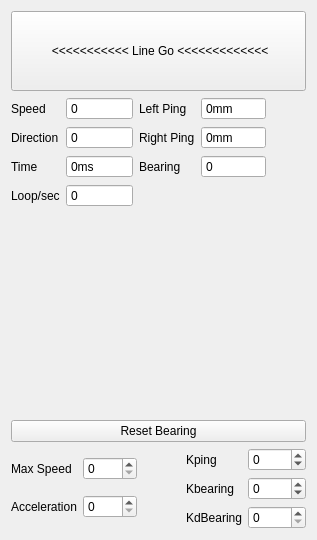
      <widget class="QWidget" name="speedpage">
       <layout class="QVBoxLayout" name="verticalLayout_5">
        <item>
         <widget class="QPushButton" name="speedgo">
          <property name="minimumSize">
           <size>
            <width>0</width>
            <height>80</height>
           </size>
          </property>
          <property name="focusPolicy">
           <enum>Qt::NoFocus</enum>
          </property>
          <property name="text">
           <string> &lt;&lt;&lt;&lt;&lt;&lt;&lt;&lt;&lt;&lt;&lt; Line Go &lt;&lt;&lt;&lt;&lt;&lt;&lt;&lt;&lt;&lt;&lt;&lt;&lt;</string>
          </property>
          <property name="checkable">
           <bool>true</bool>
          </property>
         </widget>
        </item>
        <item>
         <layout class="QHBoxLayout" name="horizontalLayout_6">
          <item>
           <layout class="QGridLayout" name="gridLayout_4">
            <item row="0" column="0">
             <widget class="QLabel" name="label1">
              <property name="text">
               <string>Speed</string>
              </property>
             </widget>
            </item>
            <item row="1" column="1">
             <widget class="QSpinBox" name="speeddir">
              <property name="buttonSymbols">
               <enum>QAbstractSpinBox::NoButtons</enum>
              </property>
              <property name="minimum">
               <number>-999</number>
              </property>
              <property name="maximum">
               <number>999</number>
              </property>
             </widget>
            </item>
            <item row="2" column="0">
             <widget class="QLabel" name="label2">
              <property name="text">
               <string>Time</string>
              </property>
             </widget>
            </item>
            <item row="0" column="1">
             <widget class="QSpinBox" name="speedspeed">
              <property name="buttonSymbols">
               <enum>QAbstractSpinBox::NoButtons</enum>
              </property>
              <property name="maximum">
               <number>200</number>
              </property>
             </widget>
            </item>
            <item row="1" column="0">
             <widget class="QLabel" name="label_12">
              <property name="text">
               <string>Direction</string>
              </property>
             </widget>
            </item>
            <item row="2" column="1">
             <widget class="QSpinBox" name="speedtime">
              <property name="buttonSymbols">
               <enum>QAbstractSpinBox::NoButtons</enum>
              </property>
              <property name="suffix">
               <string>ms</string>
              </property>
              <property name="maximum">
               <number>100000</number>
              </property>
             </widget>
            </item>
            <item row="0" column="2">
             <widget class="QLabel" name="label_2">
              <property name="text">
               <string>Left Ping</string>
              </property>
             </widget>
            </item>
            <item row="0" column="3">
             <widget class="QSpinBox" name="speedleftping">
              <property name="buttonSymbols">
               <enum>QAbstractSpinBox::NoButtons</enum>
              </property>
              <property name="suffix">
               <string>mm</string>
              </property>
              <property name="maximum">
               <number>10000</number>
              </property>
             </widget>
            </item>
            <item row="1" column="2">
             <widget class="QLabel" name="label_14">
              <property name="text">
               <string>Right Ping</string>
              </property>
             </widget>
            </item>
            <item row="1" column="3">
             <widget class="QSpinBox" name="speedrightping">
              <property name="buttonSymbols">
               <enum>QAbstractSpinBox::NoButtons</enum>
              </property>
              <property name="suffix">
               <string>mm</string>
              </property>
              <property name="maximum">
               <number>10000</number>
              </property>
             </widget>
            </item>
            <item row="3" column="0">
             <widget class="QLabel" name="label_24">
              <property name="text">
               <string>Loop/sec</string>
              </property>
             </widget>
            </item>
            <item row="3" column="1">
             <widget class="QSpinBox" name="speedloops">
              <property name="buttonSymbols">
               <enum>QAbstractSpinBox::NoButtons</enum>
              </property>
              <property name="maximum">
               <number>1000</number>
              </property>
             </widget>
            </item>
            <item row="2" column="2">
             <widget class="QLabel" name="label_23">
              <property name="text">
               <string>Bearing</string>
              </property>
             </widget>
            </item>
            <item row="2" column="3">
             <widget class="QSpinBox" name="speedbearing">
              <property name="buttonSymbols">
               <enum>QAbstractSpinBox::NoButtons</enum>
              </property>
              <property name="suffix">
               <string/>
              </property>
              <property name="minimum">
               <number>-1000</number>
              </property>
              <property name="maximum">
               <number>1000</number>
              </property>
             </widget>
            </item>
           </layout>
          </item>
          <item>
           <spacer name="horizontalSpacer_3">
            <property name="orientation">
             <enum>Qt::Horizontal</enum>
            </property>
            <property name="sizeHint" stdset="0">
             <size>
              <width>40</width>
              <height>20</height>
             </size>
            </property>
           </spacer>
          </item>
         </layout>
        </item>
        <item>
         <spacer name="verticalSpacer_4">
          <property name="orientation">
           <enum>Qt::Vertical</enum>
          </property>
          <property name="sizeHint" stdset="0">
           <size>
            <width>20</width>
            <height>207</height>
           </size>
          </property>
         </spacer>
        </item>
        <item>
         <widget class="QPushButton" name="speedResetBearing">
          <property name="text">
           <string>Reset Bearing</string>
          </property>
          <property name="checkable">
           <bool>true</bool>
          </property>
         </widget>
        </item>
        <item>
         <layout class="QHBoxLayout" name="horizontalLayout_5">
          <item>
           <layout class="QGridLayout" name="gridLayout_2">
            <item row="0" column="0">
             <widget class="QLabel" name="label">
              <property name="text">
               <string>Max Speed</string>
              </property>
             </widget>
            </item>
            <item row="1" column="0">
             <widget class="QLabel" name="label_8">
              <property name="text">
               <string>Acceleration</string>
              </property>
             </widget>
            </item>
            <item row="1" column="1">
             <widget class="QSpinBox" name="speedaccel">
              <property name="buttonSymbols">
               <enum>QAbstractSpinBox::UpDownArrows</enum>
              </property>
              <property name="maximum">
               <number>1000</number>
              </property>
              <property name="singleStep">
               <number>10</number>
              </property>
             </widget>
            </item>
            <item row="0" column="1">
             <widget class="QSpinBox" name="speedmax">
              <property name="buttonSymbols">
               <enum>QAbstractSpinBox::UpDownArrows</enum>
              </property>
              <property name="maximum">
               <number>200</number>
              </property>
              <property name="singleStep">
               <number>5</number>
              </property>
             </widget>
            </item>
           </layout>
          </item>
          <item>
           <spacer name="horizontalSpacer_2">
            <property name="orientation">
             <enum>Qt::Horizontal</enum>
            </property>
            <property name="sizeHint" stdset="0">
             <size>
              <width>40</width>
              <height>20</height>
             </size>
            </property>
           </spacer>
          </item>
          <item>
           <layout class="QGridLayout" name="gridLayout_3">
            <item row="0" column="1">
             <widget class="QSpinBox" name="speedKping">
              <property name="buttonSymbols">
               <enum>QAbstractSpinBox::UpDownArrows</enum>
              </property>
              <property name="minimum">
               <number>-999</number>
              </property>
              <property name="maximum">
               <number>999</number>
              </property>
             </widget>
            </item>
            <item row="1" column="0">
             <widget class="QLabel" name="label_20">
              <property name="text">
               <string>Kbearing</string>
              </property>
             </widget>
            </item>
            <item row="0" column="0">
             <widget class="QLabel" name="label_17">
              <property name="text">
               <string>Kping</string>
              </property>
             </widget>
            </item>
            <item row="1" column="1">
             <widget class="QSpinBox" name="speedKbearing">
              <property name="buttonSymbols">
               <enum>QAbstractSpinBox::UpDownArrows</enum>
              </property>
              <property name="minimum">
               <number>-1000</number>
              </property>
              <property name="maximum">
               <number>1000</number>
              </property>
             </widget>
            </item>
            <item row="2" column="0">
             <widget class="QLabel" name="label_25">
              <property name="text">
               <string>KdBearing</string>
              </property>
             </widget>
            </item>
            <item row="2" column="1">
             <widget class="QSpinBox" name="speedKdBearing"/>
            </item>
           </layout>
          </item>
         </layout>
        </item>
       </layout>
      </widget>
